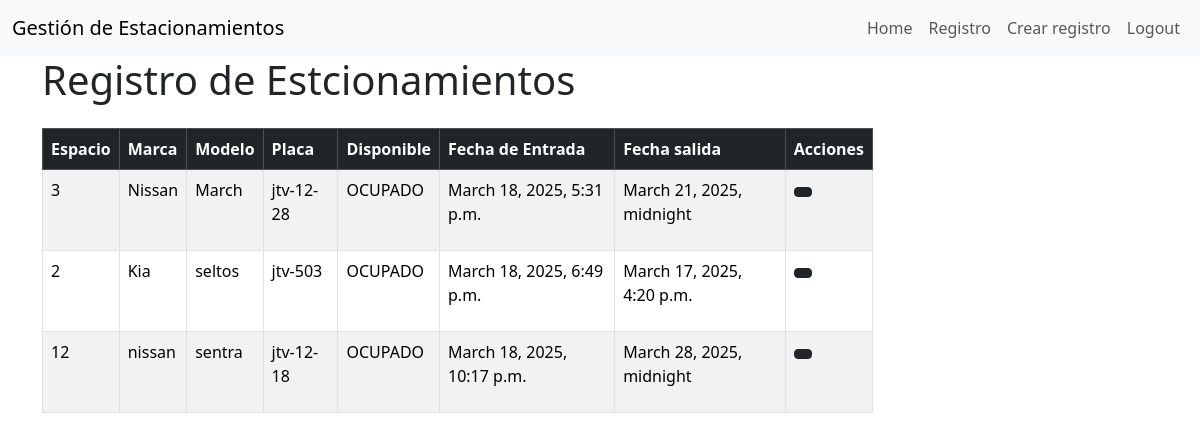
The page /registro_terminada/ (signed in) on the database its author committed.
### estacionamiento/models.py (models this page shows, shortened)
class Registro(models.Model):
    user = models.ForeignKey(User, on_delete=models.CASCADE)
    espacio = models.CharField(max_length=50)
    marca = models.CharField(max_length=50)
    modelo = models.CharField(max_length=50)
    placa = models.CharField(max_length=20)
    estado = models.CharField(max_length=10, choices=[('OCUPADO', 'Ocupado'), ('LIBRE', 'Libre')], default='LIBRE')
    fecha_entrada = models.DateTimeField(auto_now_add=True)
    fecha_salida = models.DateTimeField(null=True, blank=True)

### estacionamiento/views.py (the view)
# urls.py: path('registro_terminada/', views.registro_terminada, name='registro_terminada'),
def registro_terminada(request):
    registros = Registro.objects.filter(user=request.user, fecha_salida__isnull=False)
    return render(request, 'registro.html', {'registro': registros})

### estacionamiento/templates/registro.html
{% extends 'base.html' %}
{% block content %}
<main class="container">
    <div class="row">
        <div class="col-md-9 offset-md3">
            <h1 class="mb-4">Registro de Estcionamientos</h1>
            <table class="table table-striped table-bordered">
                <thead class="table-dark">
                    <tr>
                        <th>Espacio</th>
                        <th>Marca</th>
                        <th>Modelo</th>
                        <th>Placa</th>
                        <th>Disponible</th>
                        <th>Fecha de Entrada</th>
                        <th>Fecha salida</th>
                        <th>Acciones</th>
                    </tr>
                </thead>
                <tbody>
                    {% for registro in registro %}
                    <tr>
                        <td><p>{{ registro.espacio }}</p></td>
                        <td><p>{{ registro.marca }}</p></td>
                        <td><p>{{ registro.modelo }}</p></td>
                        <td><p>{{ registro.placa }}</p></td>
                        <td><p>{{ registro.estado }}</p></td>
                        <td><p>{{ registro.fecha_entrada }}</p></td>
                        <td><p>{{ registro.fecha_salida }}</p></td>
                        <td>
                            <a href="{% url 'registro_detail' registro.id %}" class="btn btn-dark btn-sm"></a>
                        </td>
                    </tr>
                {% endfor %}
                </tbody>
            </table>
        </div>
    </div>
</main>
{% endblock %}

### rows shown on the page
Registro: espacio "3", marca "Nissan", modelo "March", placa "jtv-12-28", estado "OCUPADO", fecha_entrada "March 18, 2025, 5:31 p.m.", fecha_salida "March 21, 2025, midnight"
Registro: espacio "2", marca "Kia", modelo "seltos", placa "jtv-503", estado "OCUPADO", fecha_entrada "March 18, 2025, 6:49 p.m.", fecha_salida "March 17, 2025, 4:20 p.m."
Registro: espacio "12", marca "nissan", modelo "sentra", placa "jtv-12-18", estado "OCUPADO", fecha_entrada "March 18, 2025, 10:17 p.m.", fecha_salida "March 28, 2025, midnight"
